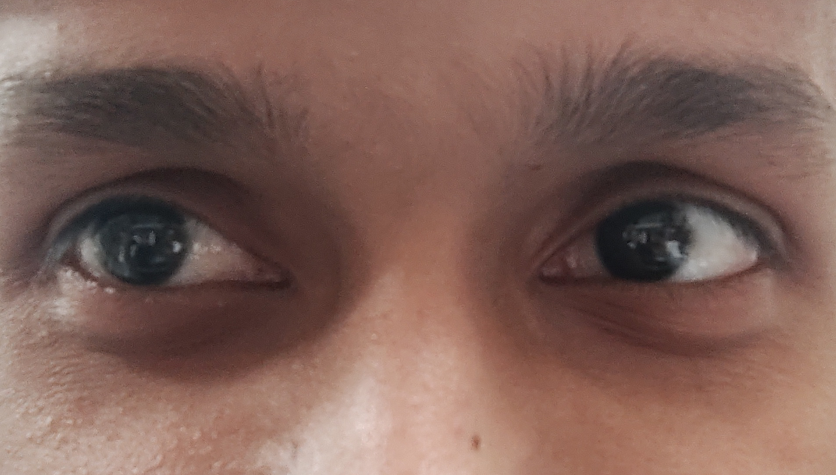
#> input picture eyes.png, 1672 x 950 px (shown at 1/2 size)
$ python FeatureDetection.py
#> lines starting #> are read from the running program, lines starting #| are printed output that depends on the picture
import cv2
import numpy as np

# initilizing the ORB feature Detector
MIN_MATCHES = 20
detector = cv2.ORB_create(nfeatures=5000)

# Preparing the FLANN based matcher
FLANN_INDEX_KDTREE = 1
index_params = dict(algorithm = FLANN_INDEX_KDTREE, trees = 5)
search_params = dict(checks=100)
flann = cv2.FlannBasedMatcher(index_params,search_params)

# Function for loading input image and keypoints
def load_input():
	input_image = cv2.imread('eyes.png')
#> input_image is the input picture: shape (950, 1672, 3); mean B, G, R 88.7, 97.4, 128.3
	augment_image = cv2.imread('specs.png')
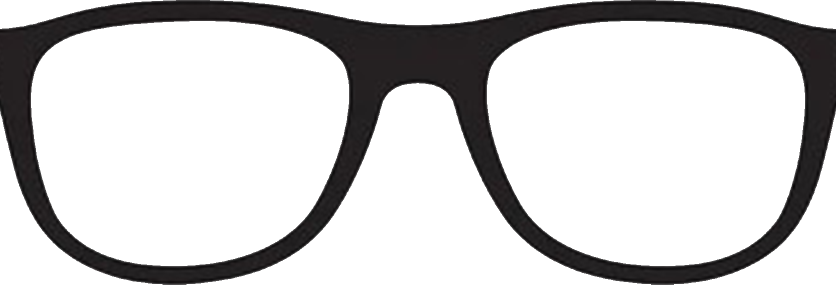
#> input picture specs.png, 1672 x 569 px (shown at 1/2 size)
#> augment_image is the input picture: shape (569, 1672, 3); mean B, G, R 204.1, 203.8, 204.5

	input_image = cv2.resize(input_image, (308,175),interpolation=cv2.INTER_AREA)
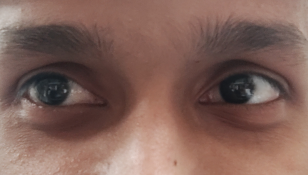
#> input_image: shape (175, 308, 3); mean B, G, R 88.7, 97.4, 128.3
	augment_image = cv2.resize(augment_image, (308,175))
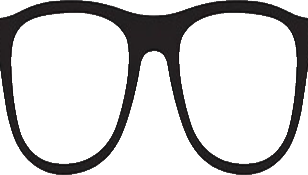
#> augment_image: shape (175, 308, 3); mean B, G, R 204.1, 203.9, 204.5
	gray_image = cv2.cvtColor(input_image, cv2.COLOR_BGR2GRAY)
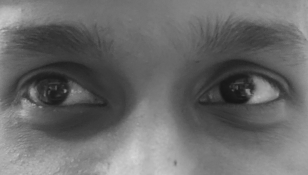
#> gray_image: shape (175, 308); min 21, max 215, mean 105.7
	# find the keypoints with ORB
	keypoints, descriptors = detector.detectAndCompute(gray_image, None)
#> keypoints = 84 keypoints; strongest (x, y, size): (246, 90, 31), (251, 88, 53.6), (251, 91, 31), (251, 89, 44.6)

	return gray_image,augment_image,keypoints, descriptors

# Fuctions for computing matches between the train and query descriptors
def compute_matches(descriptors_input, descriptors_output):
	# Match descriptors
	if(len(descriptors_output)!=0 and len(descriptors_input)!=0):
		matches = flann.knnMatch(np.asarray(descriptors_input,np.float32),np.asarray(descriptors_output,np.float32),k=2)
		good = []
		for m,n in matches:
			if m.distance < 0.72*n.distance:
				good.append(m)
		return good
	else:
		return None


if __name__=='__main__':

	#Getting Information form the Input image
	input_image, aug_image, input_keypoints, input_descriptors = load_input()
#> input_keypoints has the same summary as keypoints in load_input

#> (the run stopped early here; a loop or call above may not have finished)
